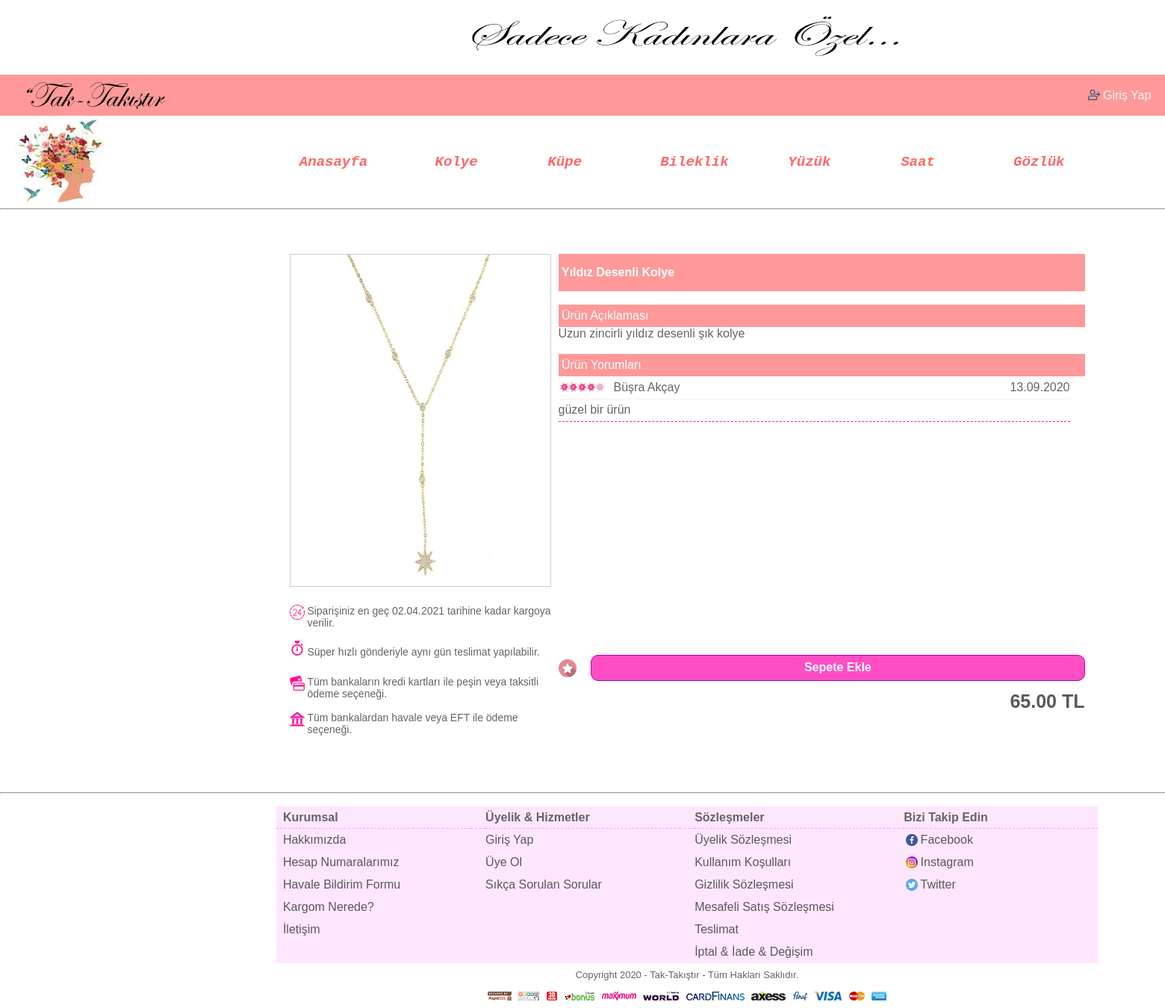
Screenshot of /index.php?sk=79&ID=5 with the database file from the repository.
### tables this page shows
CREATE TABLE `ayarlar` (
  `id` tinyint(1) UNSIGNED NOT NULL,
  `site_adi` varchar(50) NOT NULL,
  `site_baslik` varchar(50) NOT NULL,
  `site_aciklama` varchar(200) NOT NULL,
  `site_keywords` varchar(250) NOT NULL,
  `site_copyright` varchar(250) NOT NULL,
  `siteLinki` varchar(100) NOT NULL,
  `site_logo` varchar(50) NOT NULL,
  `site_emailAdresi` varchar(50) NOT NULL,
  `site_emailSifresi` varchar(50) NOT NULL,
  `siteHostu` varchar(255) NOT NULL,
  `facebook` varchar(200) NOT NULL,
  `instagram` varchar(200) NOT NULL,
  `twitter` varchar(200) NOT NULL,
  `ucretsizKargo` int(10) NOT NULL
);

CREATE TABLE `urunler` (
  `id` int(10) UNSIGNED NOT NULL,
  `MenuId` int(10) UNSIGNED NOT NULL,
  `UrunTuru` varchar(100) NOT NULL,
  `UrunAdi` varchar(255) NOT NULL,
  `UrunFiyati` double UNSIGNED NOT NULL,
  `ParaBirimi` char(3) NOT NULL,
  `KdvOrani` int(2) UNSIGNED NOT NULL,
  `UrunAciklamasi` text NOT NULL,
  `KargoUcreti` double UNSIGNED NOT NULL,
  `UrunResmi` varchar(30) NOT NULL,
  `Durumu` tinyint(1) UNSIGNED NOT NULL,
  `StokSayisi` int(10) NOT NULL,
  `ToplamSatisSayisi` int(10) UNSIGNED NOT NULL,
  `YorumSayisi` int(10) UNSIGNED NOT NULL,
  `ToplamYorumPuani` int(10) UNSIGNED NOT NULL,
  `GoruntulenmeSayisi` int(10) UNSIGNED NOT NULL
);

CREATE TABLE `yorumlar` (
  `id` int(10) UNSIGNED NOT NULL,
  `UrunId` int(10) UNSIGNED NOT NULL,
  `UyeId` int(10) UNSIGNED NOT NULL,
  `Puan` tinyint(1) UNSIGNED NOT NULL,
  `YorumMetni` text NOT NULL,
  `YorumTarihi` int(10) NOT NULL,
  `YorumIpAdresi` varchar(20) NOT NULL
);

CREATE TABLE `uyeler` (
  `id` int(10) UNSIGNED NOT NULL,
  `EmailAdresi` varchar(255) NOT NULL,
  `Sifre` varchar(100) NOT NULL,
  `IsimSoyisim` varchar(100) NOT NULL,
  `TelefonNumarasi` varchar(11) NOT NULL,
  `Cinsiyet` varchar(5) NOT NULL,
  `Durumu` tinyint(1) NOT NULL,
  `SilinmeDurumu` tinyint(1) NOT NULL,
  `KayitTarihi` varchar(20) NOT NULL,
  `KayitIpAdresi` varchar(20) NOT NULL
);

### index.php (the view, shortened to what the rows shown need)
<?php
require_once("ayarlar/ayar.php");
require_once("ayarlar/fonksiyonlar.php");
if(isset($_REQUEST["sk"])){
  $sk_num =  sayilarifiltrele($_REQUEST["sk"]);
}else{
  $sk_num = 0;
}
?>
<!doctype html>
<html lang = "tr-TR">
<head>
<link type="text/css" rel="stylesheet" href="ayarlar/style.css">
</head>
<body>
  <table width = 100% height = 100% align="center" border="0" cellpadding="0" cellspacing="0">
    <tr height="110">
      <td>
        <table width = "1840" height = "80" align = "center" border="0" cellpadding="0" cellspacing="0">
        <tr>
          <td width="500"><a href = "index.php"><img src="resimler/<?php echo geriDondur($siteLogo); ?>" border="0" style="margin-left: 20px;"></a></td>
        </tr>
        </table>
      </td>
    </tr>
    <tr>
      <td valign = "middle">
        <table width = 100% height = "80" align = "center" border="0" cellpadding="0" cellspacing="0">
          <tr>
            <td align="center">
              <?php
                if((!$sk_num) or ($sk_num=="") or ($sk_num==0)){
                  include($sKodu[0]);
                }else{
                  include($sKodu[$sk_num]);
                }
               ?><br>
            </td>
          </tr>
        </table>
    <tr height="30">
      <td>
        <table width = "1065" height = "20" align = "center" border="0" cellpadding="0" cellspacing="0">
          <tr>
            <td align = "center" style="font-size:13px;"><?php echo geriDondur($siteCR); ?></td>
          </tr>
        </table>
      </td>
    </tr>
</body>
</html>

### urundetay.php (shortened to what the rows shown need)
<?php
if(isset($_GET["ID"])){
$GelenID		=	sayilarifiltrele(filtrele($_GET["ID"]));
$UrunSorgusu		=	$db_baglantisi->prepare("SELECT * FROM urunler WHERE id = ? AND Durumu = ? LIMIT 1");
$UrunSorgusu->execute([$GelenID, 1]);
$UrunSayisi			=	$UrunSorgusu->rowCount();
$UrunSorgusuKaydi	=	$UrunSorgusu->fetch(PDO::FETCH_ASSOC);
	if($UrunSayisi>0){
    $UrunTuru		=	geriDondur($UrunSorgusuKaydi["UrunTuru"]);
    if($UrunTuru == "Kolye"){
      $ResimKlasoruAdi	=	"kolyeler";
    }elseif($UrunTuru == "Küpe"){
      $ResimKlasoruAdi	=	"kupeler";
    }elseif($UrunTuru == "Bileklik"){
      $ResimKlasoruAdi	=	"bileklikler";
    }elseif($UrunTuru == "Yüzük"){
      $ResimKlasoruAdi	=	"yuzukler";
    }elseif($UrunTuru == "Saat"){
      $ResimKlasoruAdi	=	"saatler";
    }elseif($UrunTuru == "Gözlük"){
      $ResimKlasoruAdi	=	"gozlukler";
    }
			$UrununFiyati		=	geriDondur($UrunSorgusuKaydi["UrunFiyati"]);
			$UrununParaBirimi	=	geriDondur($UrunSorgusuKaydi["ParaBirimi"]);
?>
<table width="1065" align="center" border="0" cellpadding="0" cellspacing="0">
	<tr>
		<td width="350" valign="top"><table width="350" align="center" border="0" cellpadding="0" cellspacing="0">
			<tr>
				<td style="border: 1px solid #CCCCCC;" align="center">
          <img src="urunler/<?php echo $ResimKlasoruAdi; ?>/<?php echo geriDondur($UrunSorgusuKaydi["UrunResmi"]); ?>" width="330" height="440" border="0"></td>
			</tr>
			<tr height="5">
				<td style="font-size: 5px;">&nbsp;</td>
			</tr>
			<tr>
				<td>&nbsp;</td>
			</tr>
			<tr>
        <td><table width="350" align="center" border="0" cellpadding="0" cellspacing="0" style="font-size: 14px;">
          <tr height="30">
            <td><img src="resimler/saat24.png" border="0" style="margin-bottom: 8px;"></td>
            <td>&nbsp;Siparişiniz en geç <?php echo ArtiUcGun(); ?> tarihine kadar kargoya &nbsp;verilir.</td>
          </tr>
          <tr>
            <td>&nbsp;</td>
          </tr>
          <tr height="30">
            <td><img src="resimler/saat.png" border="0" style="margin-bottom: 8px;"></td>
            <td>&nbsp;Süper hızlı gönderiyle aynı gün teslimat yapılabilir.</td>
          </tr>
          <tr>
            <td>&nbsp;</td>
          </tr>
          <tr height="30">
            <td><img src="resimler/kart.png" border="0" style="margin-bottom: 8px;"></td>
            <td>&nbsp;Tüm bankaların kredi kartları ile peşin veya taksitli &nbsp;ödeme seçeneği.</td>
          </tr>
          <tr>
            <td>&nbsp;</td>
          </tr>
          <tr height="30">
            <td><img src="resimler/banka.png" border="0" style="margin-bottom: 8px;"></td>
            <td>&nbsp;Tüm bankalardan havale veya EFT ile ödeme &nbsp;seçeneği.</td>
          </tr>
        </table></td>
      </tr>
			</tr>
		</table></td>
		<td width="10" valign="top">&nbsp;</td>
		<td width="705" valign="top"><table width="705" align="center" border="0" cellpadding="0" cellspacing="0">
      <tr height="50" bgcolor="#ff9999">
        <td style="text-align: left; font-size: 16px; font-weight: bold; color:white;">&nbsp;<?php echo geriDondur($UrunSorgusuKaydi["UrunAdi"]); ?></td>
      </tr>
      <tr>
        <td>&nbsp;</td>
      </tr>
			<tr height="30">
				<td style="background: #ff9999; color: white;">&nbsp;Ürün Açıklaması</td>
			</tr>
			<tr>
				<td><?php echo geriDondur($UrunSorgusuKaydi["UrunAciklamasi"]); ?></td>
			</tr>
      <tr>
        <td>&nbsp;</td>
      </tr>
			<tr height="30">
				<td style="background: #ff9999; color: white;">&nbsp;Ürün Yorumları</td>
			</tr>
			<tr>
				<td><div style="width: 705px; max-width: 705px; height: 350px; max-height: 350px; overflow-y: scroll;"><table width="685" align="left" border="0" cellpadding="0" cellspacing="0">
					<?php
					$YorumlarSorgusu	=	$db_baglantisi->prepare("SELECT * FROM yorumlar WHERE UrunId = ? ORDER BY YorumTarihi DESC");
					$YorumlarSorgusu->execute([geriDondur($UrunSorgusuKaydi["id"])]);
					$YorumSayisi		=	$YorumlarSorgusu->rowCount();
					$YorumKayitlari		=	$YorumlarSorgusu->fetchAll(PDO::FETCH_ASSOC);
					if($YorumSayisi>0){
						foreach($YorumKayitlari as $YorumSatirlari){
							$YorumPuani		=	geriDondur($YorumSatirlari["Puan"]);
							if($YorumPuani==1){
								$YorumPuanResmi		=	"cicekbir.png";
							}elseif($YorumPuani==2){
								$YorumPuanResmi		=	"cicekiki.png";
							}elseif($YorumPuani==3){
								$YorumPuanResmi		=	"cicekuc.png";
							}elseif($YorumPuani==4){
								$YorumPuanResmi		=	"cicekdort.png";
							}elseif($YorumPuani==5){
								$YorumPuanResmi		=	"cicekbes.png";
							}
							$YorumIcinUyeSorgusu	=	$db_baglantisi->prepare("SELECT * FROM uyeler WHERE id = ? LIMIT 1");
							$YorumIcinUyeSorgusu->execute([geriDondur($YorumSatirlari["UyeId"])]);
							$YorumIcinUyeKaydi		=	$YorumIcinUyeSorgusu->fetch(PDO::FETCH_ASSOC);
					?>
							<tr height="30">
								<td width="64"><img src="resimler/<?php echo $YorumPuanResmi; ?>" border="0" style="margin-top:5px;"></td>
								<td width="10">&nbsp;</td>
								<td width="451"><?php echo geriDondur($YorumIcinUyeKaydi["IsimSoyisim"]); ?></td>
								<td width="10">&nbsp;</td>
								<td width="150" align="right"><?php echo GunBul(geriDondur($YorumSatirlari["YorumTarihi"])); ?></td>
							</tr>
              <td colspan="5" style="border-bottom: 1px solid #f1f1f1;"></td>
							<tr height="30">
								<td colspan="5" style="border-bottom: 1px dashed #ff00aa;"><?php echo geriDondur($YorumSatirlari["YorumMetni"]); ?></td>
							</tr>
					<?php
						}
					}else{
					?>
					<tr height="30">
						<td>Ürün İçin Henüz Yorum Eklenmemiş.</td>
					</tr>
					<?php
					}
					?>
				</table></div></td>
        <tr>
          <td>&nbsp;</td>
        </tr>
			</tr>
      <tr>
        <td><form action="index.php?sk=90&ID=<?php echo geriDondur($UrunSorgusuKaydi["id"]); ?>" method="post"><table width="705" align="center" border="0" cellpadding="0" cellspacing="0">
          <tr height="45">
            <td width="30"><?php if(isset($_SESSION["Kullanici"])){ ?><a href="index.php?sk=86&ID=<?php echo geriDondur($UrunSorgusuKaydi["id"]); ?>"><img src="resimler/favori.png" border="0" style="margin-top: 5px;"></a>
            <?php }else{ ?><a href="index.php?sk=30"><img src="resimler/favori.png" border="0" style="margin-top: 5px;"><?php } ?></td>
            <td width="10">&nbsp;</td>
            <td width="605"><input type="submit" value="Sepete Ekle" class="SepetButonu"></td>
          </tr>
          <tr height="45">
            <td colspan="3"><table width="705" align="center" border="0" cellpadding="0" cellspacing="0">
              <tr height="45">
                <td width="205" align="right" style="font-size: 25px; color: #595959; font-weight: bold;"><?php echo fiyatYaz($UrununFiyati) . " " . $UrununParaBirimi  ?></td>
              </tr>
            </table></td>
          </tr>
        </table></form></td>
      </tr>
		</table></td>
	</tr>
</table>
<?php
	}else{
		header("Location:index.php");
		exit();
	}
}else{
	header("Location:index.php");
	exit();
}
?>

### rows the page displays
ayarlar: site_logo (picture), site_copyright "Copyright 2020 - Tak-Takıştır - Tüm Hakları Saklıdır."
urunler: UrunResmi (picture), UrunAdi "Yıldız Desenli Kolye", UrunAciklamasi "Uzun zincirli yıldız desenli şık kolye", UrunFiyati "65.00", ParaBirimi "TL"
yorumlar: uyeler.IsimSoyisim "Büşra Akçay", YorumTarihi "13.09.2020", YorumMetni "güzel bir ürün"

### other values shown
ArtiUcGun() "02.04.2021"
